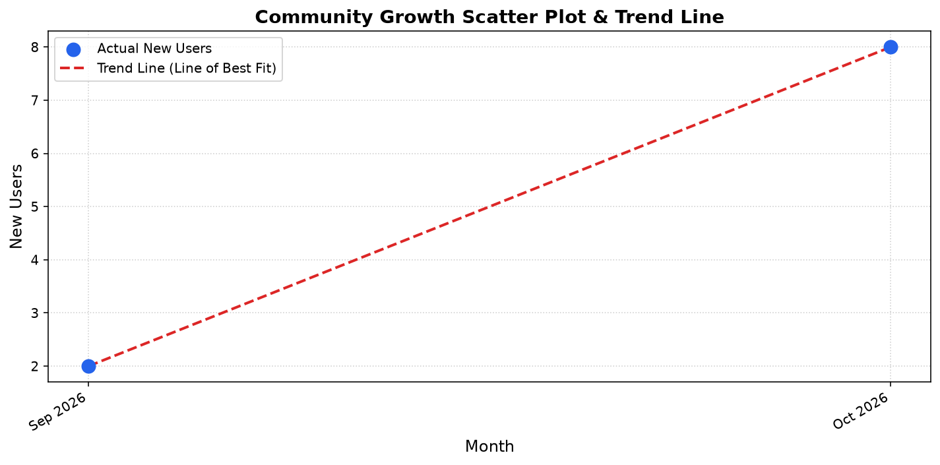

The script that drew this image:
import matplotlib.dates as mdates
import matplotlib.pyplot as plt
import numpy as np
import pandas as pd
import requests

url = "https://lrangu2.pythonanywhere.com/api/public/"

try:
    response = requests.get(url)
    response.raise_for_status()
    payload = response.json()

    if not payload.get("success"):
        print("API returned an unsuccessful state.")
        exit()
    df = pd.DataFrame(payload["data"])
    df["month"] = pd.to_datetime(df["month"])
    df = df.sort_values("month").reset_index(drop=True)
    x_dates = df["month"]
    x_numeric = mdates.date2num(x_dates)
    y = df["total_users"]

    slope, intercept = np.polyfit(x_numeric, y, 1)
    y_fit = slope * x_numeric + intercept

    plt.figure(figsize=(10, 5))
    plt.scatter(
        x_dates,
        y,
        color="#2563eb",
        s=100,
        zorder=3,
        label="Actual New Users",
    )
    plt.plot(
        x_dates,
        y_fit,
        color="#dc2626",
        linestyle="--",
        linewidth=2,
        label="Trend Line (Line of Best Fit)",
    )
    plt.title("Community Growth Scatter Plot & Trend Line", fontsize=14, fontweight="bold")
    plt.xlabel("Month", fontsize=12)
    plt.ylabel("New Users", fontsize=12)
    plt.gca().xaxis.set_major_formatter(mdates.DateFormatter("%b %Y"))
    plt.gca().xaxis.set_major_locator(mdates.MonthLocator())
    plt.gcf().autofmt_xdate()
    plt.grid(True, linestyle=":", alpha=0.6)
    plt.legend()
    plt.tight_layout()
    plt.show()
except Exception as error:
    print(f"An error occurred: {error}")
